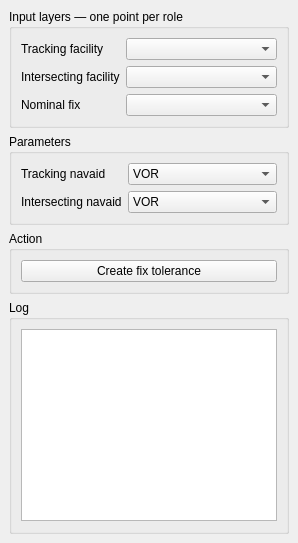
<?xml version="1.0" encoding="UTF-8"?>
<ui version="4.0">
 <class>QPANSOPYRadialBearingIntersectionDockWidget</class>
 <widget class="QDockWidget" name="QPANSOPYRadialBearingIntersectionDockWidget">
  <property name="windowTitle"><string>Radial / Bearing Fix Tolerance</string></property>
  <widget class="QWidget" name="dockWidgetContents">
   <layout class="QVBoxLayout" name="verticalLayout">
    <item><widget class="QGroupBox" name="inputGroup">
     <property name="title"><string>Input layers — one point per role</string></property>
     <layout class="QFormLayout" name="inputLayout">
      <item row="0" column="0"><widget class="QLabel" name="trackingLayerLabel"><property name="text"><string>Tracking facility</string></property></widget></item>
      <item row="0" column="1"><widget class="QgsMapLayerComboBox" name="trackingLayerComboBox"/></item>
      <item row="1" column="0"><widget class="QLabel" name="crossingLayerLabel"><property name="text"><string>Intersecting facility</string></property></widget></item>
      <item row="1" column="1"><widget class="QgsMapLayerComboBox" name="crossingLayerComboBox"/></item>
      <item row="2" column="0"><widget class="QLabel" name="fixLayerLabel"><property name="text"><string>Nominal fix</string></property></widget></item>
      <item row="2" column="1"><widget class="QgsMapLayerComboBox" name="fixLayerComboBox"/></item>
     </layout>
    </widget></item>
    <item><widget class="QGroupBox" name="paramsGroup">
     <property name="title"><string>Parameters</string></property>
     <layout class="QFormLayout" name="paramsLayout">
      <item row="0" column="0"><widget class="QLabel" name="trackingTypeLabel"><property name="text"><string>Tracking navaid</string></property></widget></item>
      <item row="0" column="1"><widget class="QComboBox" name="trackingTypeComboBox"><item><property name="text"><string>VOR</string></property></item><item><property name="text"><string>ILS</string></property></item><item><property name="text"><string>NDB</string></property></item></widget></item>
      <item row="1" column="0"><widget class="QLabel" name="crossingTypeLabel"><property name="text"><string>Intersecting navaid</string></property></widget></item>
      <item row="1" column="1"><widget class="QComboBox" name="crossingTypeComboBox"><item><property name="text"><string>VOR</string></property></item><item><property name="text"><string>ILS</string></property></item><item><property name="text"><string>NDB</string></property></item></widget></item>
     </layout>
    </widget></item>
    <item><widget class="QGroupBox" name="actionGroup">
     <property name="title"><string>Action</string></property>
     <layout class="QVBoxLayout" name="actionLayout"><item><widget class="QPushButton" name="calculateButton"><property name="text"><string>Create fix tolerance</string></property></widget></item></layout>
    </widget></item>
    <item><widget class="QGroupBox" name="logGroup">
     <property name="title"><string>Log</string></property>
     <layout class="QVBoxLayout" name="logLayout">
      <item><widget class="QTextEdit" name="logTextEdit"><property name="readOnly"><bool>true</bool></property></widget></item>
      <item><spacer name="verticalSpacer"><property name="orientation"><enum>Qt::Vertical</enum></property><property name="sizeHint" stdset="0"><size><width>20</width><height>1</height></size></property></spacer></item>
     </layout>
    </widget></item>
   </layout>
  </widget>
 </widget>
 <customwidgets><customwidget><class>QgsMapLayerComboBox</class><extends>QComboBox</extends><header>qgsmaplayercombobox.h</header></customwidget></customwidgets>
 <resources/>
 <connections/>
</ui>
